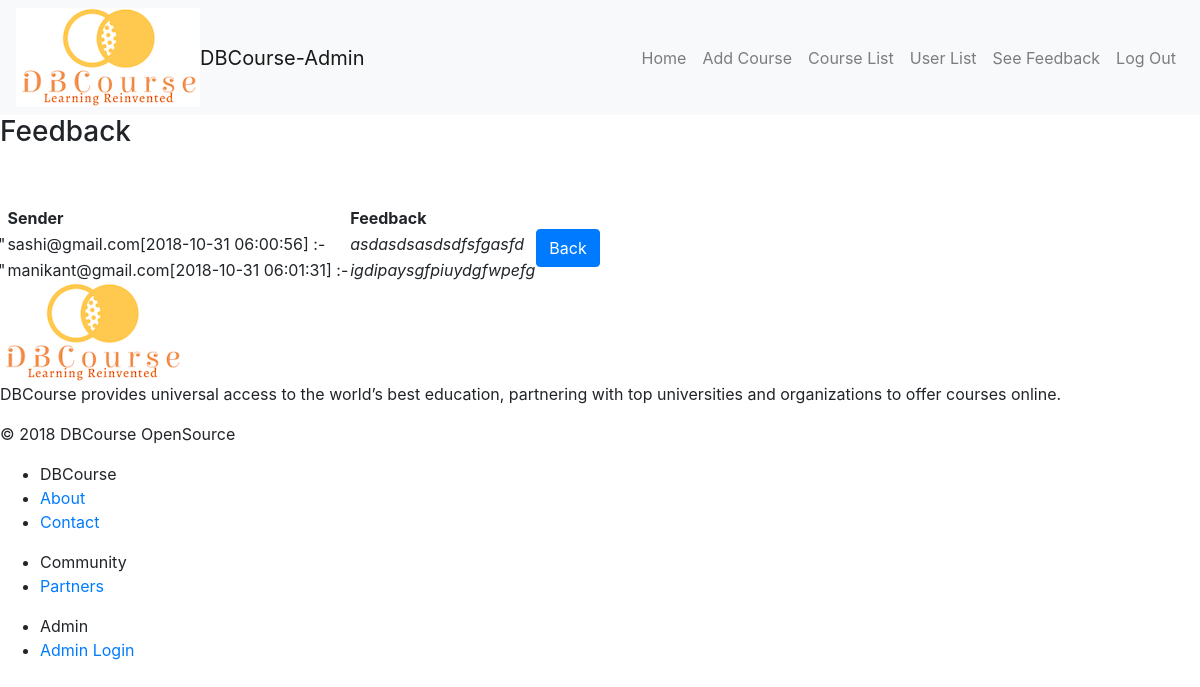
Page /feedback.php on the committed database.
### tables this page shows
CREATE TABLE `contactus` (
  `id` int(5) NOT NULL,
  `name` varchar(10) NOT NULL,
  `c_email` varchar(30) NOT NULL,
  `country` varchar(10) NOT NULL,
  `subject` varchar(540) NOT NULL,
  `at_time` timestamp NOT NULL DEFAULT CURRENT_TIMESTAMP ON UPDATE CURRENT_TIMESTAMP
);

### feedback.php (the view, shortened to what this page needs)
<html lang="en">
  <head>
    <link href="vendor/bootstrap/css/bootstrap.min.css" rel="stylesheet">
    <link href="vendor/fontawesome-free/css/all.min.css" rel="stylesheet" type="text/css">
    <link href="vendor/datatables/dataTables.bootstrap4.css" rel="stylesheet">
    <link rel="stylesheet" href="https://cdnjs.cloudflare.com/ajax/libs/font-awesome/4.7.0/css/font-awesome.min.css">
        <link rel="stylesheet" href="css/bootstrap.css">
        <link rel='stylesheet' id='child-theme-css'  href='https://blog.coursera.org/wp-content/themes/coursera-blog/style.css' type='text/css' media='all' />
  </head>
  <body id="page-top">
    <nav class="navbar navbar-expand-lg navbar-light bg-light">
    <div class="logo">
				<a href="index.php"><img src="dbcourse.png" alt="Coursera" /></a>
			</div>
            <a class="navbar-brand mr-1" href="admin_index.php">DBCourse-Admin</a>
                <div class="collapse navbar-collapse" id="navbarsupportedContent">
                    <ul class="navbar-nav ml-auto">
                        <li class="nev-item">
                            <a class="nav-link" href="admin_index.php">Home</a>
                        </li>
                        <li class="nev-item">
                                <a class="nav-link" href="admin_course_list.php">Add Course</a>
                            </li>
                        <li class="nev-item">
                                <a class="nav-link" href="courselist.php">Course List</a>
                            </li>
                        <li class="nev-item">
                                <a class="nav-link" href="userlist.php">User List</a>
                            </li>
                            <li class="nev-item">
                                <a class="nav-link" href="feedback.php">See Feedback</a>
                            </li>
                            <li class="nev-item">
                            <a class="nav-link" href="logout.php">Log Out</a>
                        </li>
                    </ul>
                </div>
            </nav>
            <div>
                <div >
                <h3>Feedback</h3>
                <br /><br />
                <div class="row" >
                <table>
                <tr>
                <th></th>
                <th>Sender</th>
                <th>Feedback</th>
                </tr>
                <?php
                    include('connection.php');
                $query = "SELECT * from contactus order by at_time";
                $result = mysqli_query($conn, $query);
                    while($row = mysqli_fetch_array($result))
                {
                     echo '
                            <tr>
                                <td>"       "</td><td class="blue">'.$row['c_email']."[".$row['at_time']."]"."  :-  ".'</td>
                                <td><i>'.$row['subject'].'</i></td>
                            <tr>
                     ';
               }
                 ?>
                 </table>
                 <?php
                  echo ' </br></br><form action="admin_index.php" method="GET" >
                  </br><button type="submit" name="submit" class="btn btn-primary" >Back</button>
                 </form>
   '; ?>
                </div>
            </div>
            </div>
        <footer class="site-footer" itemscope itemtype="https://schema.org/WPFooter">
            <div class="site-footer">
                <div class="inner-wrapper">
                    <div class="info">
                        <div class="logo"><img src="dbcourse.png"/>
                        </div>
                        <p class="about">DBCourse provides universal access to the world’s best education, partnering with top universities and organizations to offer courses online.</p>
                        <p class="copyright">© 2018 DBCourse OpenSource</p>
                    </div>
                    <div class="menu">
                        <ul>
                            <li class="plain">DBCourse</li>
                            <li><a href="about.php">About</a></li>
                            <li><a href="contactus.php">Contact</a></li>
                        </ul>
                        <ul>
                            <li class="plain">Community</li>
                            <li><a href="www.nitc.ac.in">Partners</a></li>
                        </ul>
                        <ul>
                            <li class="plain">Admin</li>
                            <li><a href="admin_login.php">Admin Login</a></li>
                        </ul>
                    </div>
                </div>
        </div>
    </footer>
    </body>
</html>

### rows in the picture
contactus: c_email "sashi@gmail.com", at_time "2018-10-31 06:00:56", subject "asdasdsasdsdfsfgasfd"
contactus: c_email "manikant@gmail.com", at_time "2018-10-31 06:01:31", subject "igdipaysgfpiuydgfwpefg"
